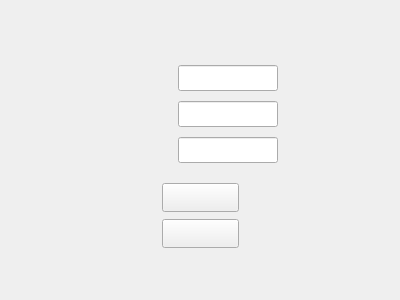
<?xml version="1.0" encoding="UTF-8"?>
<ui version="4.0">
 <class>ui_register</class>
 <widget class="QMainWindow" name="ui_register">
  <property name="geometry">
   <rect>
    <x>0</x>
    <y>0</y>
    <width>400</width>
    <height>300</height>
   </rect>
  </property>
  <property name="minimumSize">
   <size>
    <width>400</width>
    <height>300</height>
   </size>
  </property>
  <property name="maximumSize">
   <size>
    <width>400</width>
    <height>300</height>
   </size>
  </property>
  <property name="windowTitle">
   <string>MainWindow</string>
  </property>
  <widget class="QWidget" name="centralwidget">
   <property name="styleSheet">
    <string notr="true">#centralwidget{border-image: url(:/images/register/register-bg.png)}</string>
   </property>
   <widget class="QPushButton" name="pushButton_regist">
    <property name="geometry">
     <rect>
      <x>162</x>
      <y>183</y>
      <width>77</width>
      <height>29</height>
     </rect>
    </property>
    <property name="styleSheet">
     <string notr="true">QPushButton#pushButton_regist{border-image: url(:/images/register/reg-1.png)}
QPushButton::pressed#pushButton_regist{border-image: url(:/images/register/reg-2.png)}</string>
    </property>
    <property name="text">
     <string/>
    </property>
   </widget>
   <widget class="QPushButton" name="pushButton_back">
    <property name="geometry">
     <rect>
      <x>162</x>
      <y>219</y>
      <width>77</width>
      <height>29</height>
     </rect>
    </property>
    <property name="styleSheet">
     <string notr="true">QPushButton#pushButton_back{border-image: url(:/images/register/back-1.png)}
QPushButton::pressed#pushButton_back{border-image: url(:/images/register/back-2.png)}</string>
    </property>
    <property name="text">
     <string/>
    </property>
   </widget>
   <widget class="QLineEdit" name="lineEdit_account">
    <property name="geometry">
     <rect>
      <x>178</x>
      <y>65</y>
      <width>100</width>
      <height>26</height>
     </rect>
    </property>
   </widget>
   <widget class="QLineEdit" name="lineEdit_password1">
    <property name="geometry">
     <rect>
      <x>178</x>
      <y>101</y>
      <width>100</width>
      <height>26</height>
     </rect>
    </property>
   </widget>
   <widget class="QLineEdit" name="lineEdit_password2">
    <property name="geometry">
     <rect>
      <x>178</x>
      <y>137</y>
      <width>100</width>
      <height>26</height>
     </rect>
    </property>
   </widget>
  </widget>
 </widget>
 <resources/>
 <connections/>
</ui>
